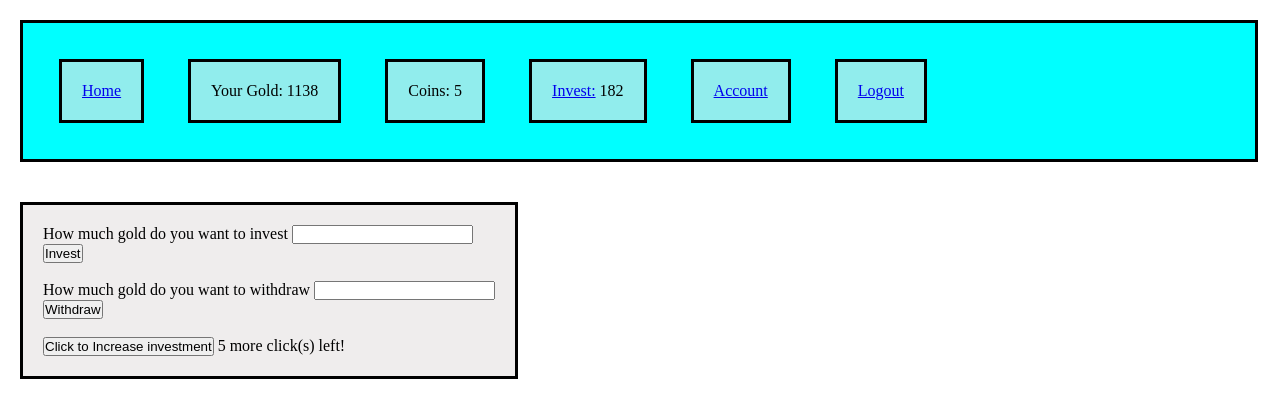
Screenshot of /display_invest (signed in) with the database file from the repository.
### app1/models.py (models this page shows)
class User(models.Model):
    email = models.CharField(max_length=100)
    username =models.CharField(max_length=100)
    password = models.CharField(max_length=100)
    account_balance = models.IntegerField()
    coins = models.IntegerField()
    invested_balance = models.IntegerField()
    date_joined = models.DateTimeField(auto_now_add=True)
    investment_click_counter = models.IntegerField()
    coin_click_counter = models.IntegerField()
    level = models.IntegerField()
    objects = UserManager()

### app1/views.py (the view)
# urls.py: path('display_invest',views.display_invest),
def display_invest(request):
    user = User.objects.get(id=request.session['user_id'])
    context = {
    "user":user
}
    return render(request,"invest.html",context)

### app1/templates/invest.html (shortened to what this page needs)
<!DOCTYPE html>
<html>
  <head>
    {% load static %}
    <link rel="stylesheet" href="{% static 'css/invest.css' %}">
  </head>
  <body>
    <div id='above_wrapper'>
      <div><p><a href='/'>Home</a> </p></div>
      <div><p>Your Gold: {{user.account_balance}}</p></div>
      <div><p>Coins: {{user.coins}}</p></div>
      <div><p><a href='/display_invest'>Invest:</a> {{user.invested_balance}}</p></div>
      <div><p><a href='/display_account'>Account</a></p></div>
      <div><p><a href='/logout'>Logout</a></p></div>
</div>
        <div>
                <form action="/invest" method="post">
                   <p>How much gold do you want to invest <input type='number' name='amount' /></p>
                    <button  name='submit' type="submit">Invest</button>
                </form>
                <br>
                <form action="/withdraw" method="post">
                 <p>How much gold do you want to withdraw <input type='number' name='amount' /></p>
                  <button  name='submit' type="submit">Withdraw</button>
              </form>
              <br>
              <form action="/increase_investment" method="post">
                <button  name='increase_investment' type="submit">Click to Increase investment</button>
                <span>{{user.investment_click_counter}} more click(s) left!</span>
            </form>
        </div>
  </body>
</html>

### app1/static/css/invest.css (style rules this page uses)
* { margin: 0px; padding: 0px; }
body { background-image: url("https://images.pexels.com/photos/3483098/pexels-photo-3483098.jpeg"); background-size: 100%; }
div { width:auto; margin:20px; background-color: rgba(230, 227, 227, 0.63); border: solid black 3px; display: inline-block; padding:20px; }
#above_wrapper { width: 1200px; background-color: cyan; margin: 20px; padding: 16px; }

### rows the page displays
User: account_balance "1138", coins "5", invested_balance "182", investment_click_counter "5"
